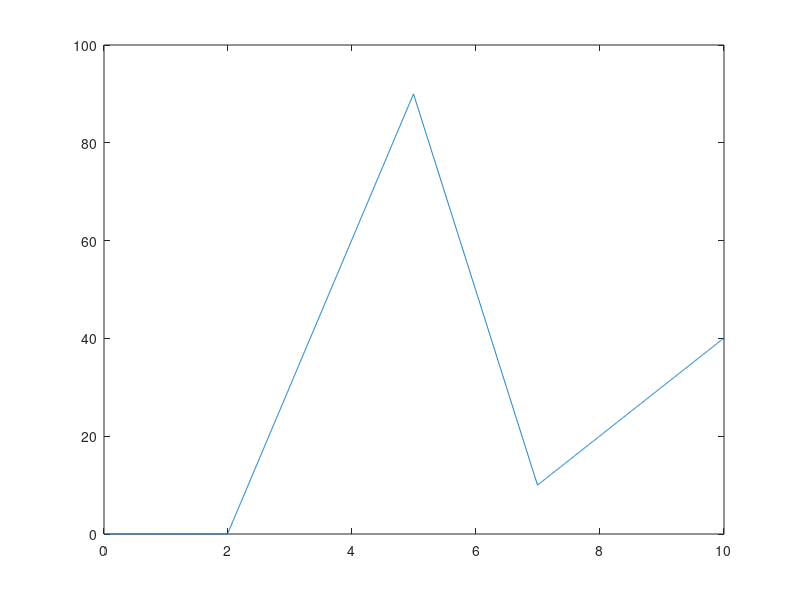

Write the MATLAB code that produced this figure.
clear all;
close all;

rollTruek1 = 0.0;
rollTruek = 0.0;
rollVelTrue = 0.0;
gyroDriftTrue = 1.0;
gyroCalBiasTrue = 0.01;
gyroSigmaNoise = 0.002;
accelSigmaNoise = sqrt(0.03);

accelMeask1 = 0.0;
accelMeask = 0.0;
gyroMeask1 = 0.0;
gyroMeask = 0.0;

dt = 0.004;
time = 0.0;
dataStore = zeros(5010, 5);

angleRollk1 = 0.0;
angleRollk = 0.0;

k1 = 0.99;
k2 = 0.001;

% Create a simulation at 250 Hz
endPoint = 2500;
for i = 1:endPoint
    if(i >= 500) && (i < 750)
        rollVelTrue = 30.0;
    end
    if(i >= 1250) && (i < 1500)
        rollVelTrue = -40.0;
    end
    if(i >= 1750) && (i < 2000)
        rollVelTrue = 10.0;  
    end


% Gyro and accelerometer measurements at each timestep
rollTruek1 = rollTruek + rollVelTrue * dt;

accelMeask1 = rollTruek1 + randn(1) * accelSigmaNoise;

gyroReadk1 = rollVelTrue - gyroDriftTrue + randn(1) * gyroSigmaNoise + gyroCalBiasTrue;

gyroMeask1 = gyroReadk1 - gyroCalBiasTrue;

% Complementary filter 
angleRollk1 = k1 * (angleRollk+gyroMeask1*dt) + k2*accelMeask1;

% Cache data
dataStore(i,:) = [time rollTruek1 accelMeask1 gyroMeask1 angleRollk1];

% Reset values for next iteration 
time = time + dt;
angleRollk = angleRollk1;
rollTruek = rollTruek1;

end

figure(1)
plot(dataStore(1:endPoint,1), dataStore(1:endPoint,2));
% hold on;
% plot(dataStore(:,1), dataStore(:,5));

